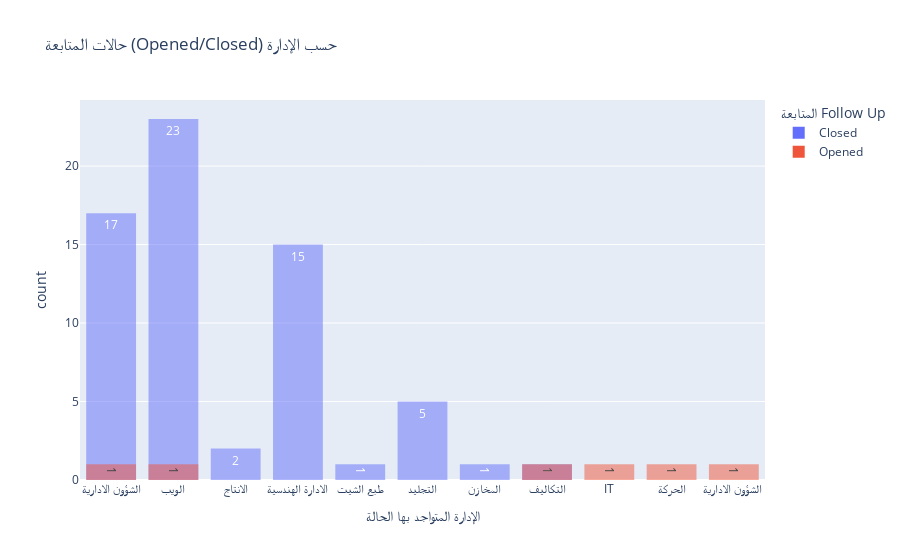

The notebook cell saved with this chart:
### Code cell
px.histogram(data_frame=ncr ,
             x='الإدارة المتواجد بها الحالة',
             color='المتابعة\nFollow Up',
             text_auto=True,
             barmode='overlay',
             title='حالات المتابعة (Opened/Closed) حسب الإدارة')

### Figure 1 — Plotly figure (JSON) as saved in the notebook; plotly's stock layout.template omitted (floating-point values rounded to 4 significant figures)
{"data": [{"bingroup": "x", "hovertemplate": "المتابعة\nFollow Up=Closed<br>الإدارة المتواجد بها الحالة=%{x}<br>count=%{y}<extra></extra>", "legendgroup": "Closed", "marker": {"color": "#636efa", "opacity": 0.5, "pattern": {"shape": ""}}, "name": "Closed", "orientation": "v", "showlegend": true, "texttemplate": "%{value}", "type": "histogram", "x": ["الشؤون الادارية", "الويب", "الويب", "الويب", "الويب", "الويب", "الانتاج", "الشؤون الادارية", "الادارة الهندسية", "الويب", "طبع الشيت", "الويب", "التجليد", "الادارة الهندسية", "التجليد", "الشؤون الادارية", "المخازن", "الادارة الهندسية", "الادارة الهندسية", "الادارة الهندسية", "الشؤون الادارية", "الويب", "الويب", "الويب", "الشؤون الادارية", "الويب", "الويب", "الادارة الهندسية", "التجليد", "الويب", "الشؤون الادارية", "الادارة الهندسية", "الادارة الهندسية", "الويب", "الشؤون الادارية", "الشؤون الادارية", "الادارة الهندسية", "الادارة الهندسية", "الادارة الهندسية", "التكاليف", "الادارة الهندسية", "الادارة الهندسية", "الشؤون الادارية", "التجليد", "الشؤون الادارية", "الشؤون الادارية", "الشؤون الادارية", "الويب", "الويب", "الويب", "الشؤون الادارية", "الويب", "الويب", "الشؤون الادارية", "الانتاج", "الادارة الهندسية", "الادارة الهندسية", "الشؤون الادارية", "الشؤون الادارية", "التجليد", "الشؤون الادارية", "الويب", "الويب", "الويب", "الويب"], "xaxis": "x", "yaxis": "y"}, {"bingroup": "x", "hovertemplate": "المتابعة\nFollow Up=Opened<br>الإدارة المتواجد بها الحالة=%{x}<br>count=%{y}<extra></extra>", "legendgroup": "Opened", "marker": {"color": "#EF553B", "opacity": 0.5, "pattern": {"shape": ""}}, "name": "Opened", "orientation": "v", "showlegend": true, "texttemplate": "%{value}", "type": "histogram", "x": ["IT", "الويب", "الحركة", "الشؤون الادارية", "الشؤون الادارية ", "التكاليف"], "xaxis": "x", "yaxis": "y"}], "layout": {"barmode": "overlay", "legend": {"title": {"text": "المتابعة\nFollow Up"}, "tracegroupgap": 0}, "title": {"text": "حالات المتابعة (Opened/Closed) حسب الإدارة"}, "xaxis": {"anchor": "y", "domain": [0, 1], "title": {"text": "الإدارة المتواجد بها الحالة"}}, "yaxis": {"anchor": "x", "domain": [0, 1], "title": {"text": "count"}}}}
